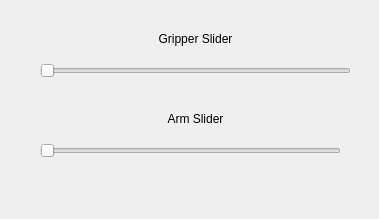
<?xml version="1.0" encoding="UTF-8"?>
<ui version="4.0">
 <class>Form</class>
 <widget class="QWidget" name="Form">
  <property name="geometry">
   <rect>
    <x>0</x>
    <y>0</y>
    <width>379</width>
    <height>219</height>
   </rect>
  </property>
  <property name="windowTitle">
   <string>Form</string>
  </property>
  <widget class="QSlider" name="gslider">
   <property name="geometry">
    <rect>
     <x>40</x>
     <y>30</y>
     <width>311</width>
     <height>81</height>
    </rect>
   </property>
   <property name="minimum">
    <number>0</number>
   </property>
   <property name="maximum">
    <number>180</number>
   </property>
   <property name="singleStep">
    <number>1</number>
   </property>
   <property name="orientation">
    <enum>Qt::Horizontal</enum>
   </property>
  </widget>
  <widget class="QSlider" name="aslider">
   <property name="geometry">
    <rect>
     <x>40</x>
     <y>110</y>
     <width>301</width>
     <height>81</height>
    </rect>
   </property>
   <property name="maximum">
    <number>110</number>
   </property>
   <property name="orientation">
    <enum>Qt::Horizontal</enum>
   </property>
  </widget>
  <widget class="QLabel" name="label">
   <property name="geometry">
    <rect>
     <x>130</x>
     <y>30</y>
     <width>131</width>
     <height>17</height>
    </rect>
   </property>
   <property name="text">
    <string>Gripper Slider</string>
   </property>
   <property name="alignment">
    <set>Qt::AlignCenter</set>
   </property>
  </widget>
  <widget class="QLabel" name="label_2">
   <property name="geometry">
    <rect>
     <x>130</x>
     <y>110</y>
     <width>131</width>
     <height>17</height>
    </rect>
   </property>
   <property name="text">
    <string>Arm Slider</string>
   </property>
   <property name="alignment">
    <set>Qt::AlignCenter</set>
   </property>
  </widget>
 </widget>
 <resources/>
 <connections/>
</ui>
